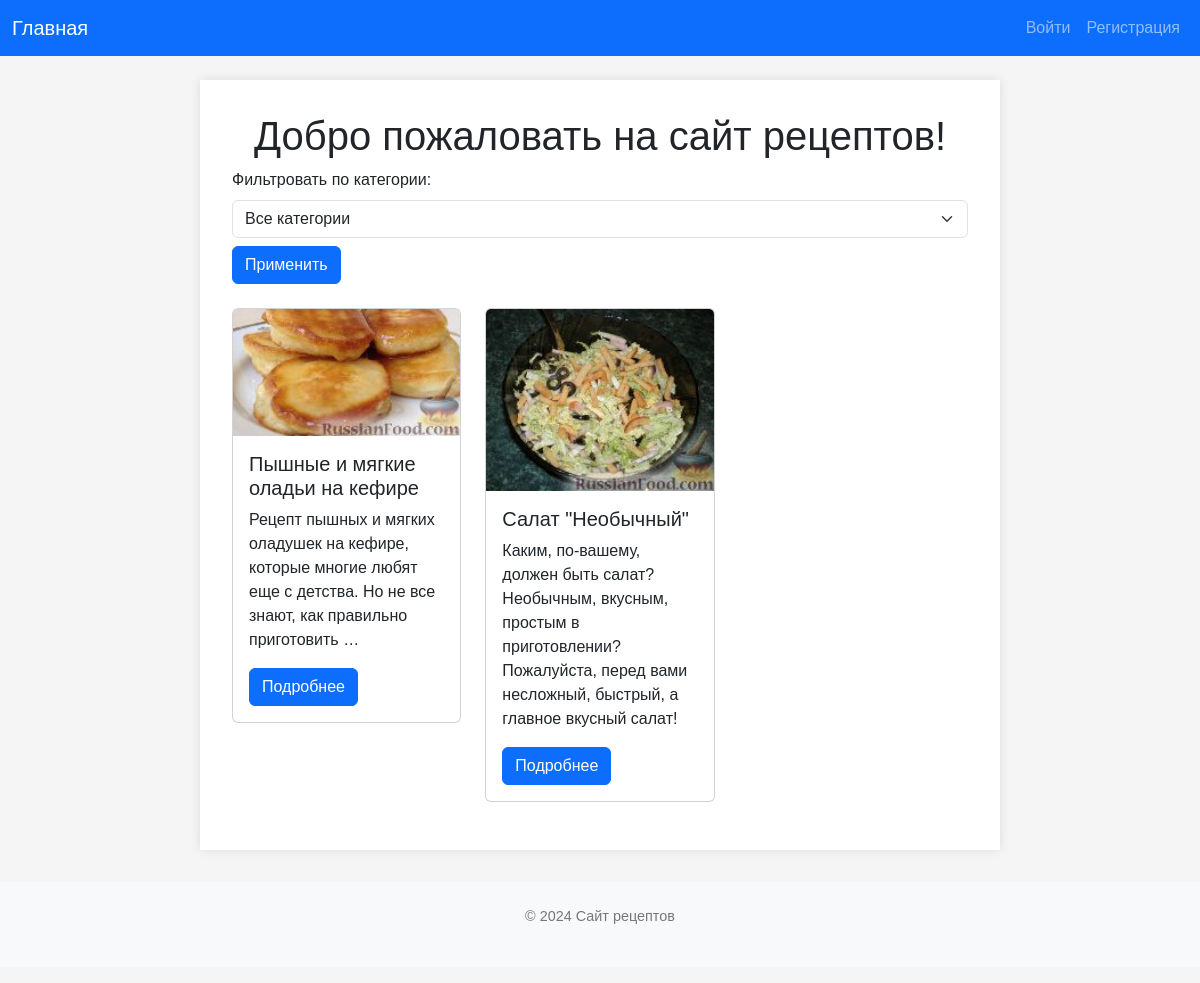
The page / on the database its author committed.
### recipes/models.py (models this page shows, shortened)
class Recipe(models.Model):
    title = models.CharField(max_length=200, verbose_name='Название рецепта')
    description = models.TextField(verbose_name='Описание')
    steps = models.TextField(verbose_name='Шаги приготовления')
    cooking_time = models.PositiveIntegerField(verbose_name='Время приготовления (в минутах)')
    image = models.ImageField(upload_to='recipe_images/', blank=True, null=True, verbose_name='Изображение рецепта')
    author = models.ForeignKey(User, on_delete=models.CASCADE, related_name='recipes', verbose_name='Автор')
    categories = models.ManyToManyField(Category, through='RecipeCategory', verbose_name='Категории')
    ingredients = models.ManyToManyField(Ingredient, blank=True, verbose_name='Ингредиенты')
    created_at = models.DateTimeField(auto_now_add=True, verbose_name='Дата создания')

### recipes/views.py (the view)
# urls.py: path('', index_view, name='index'),
def index_view(request):
    category_id = request.GET.get('category')
    if category_id:
        recipes = Recipe.objects.filter(categories__id=category_id)
    else:
        recipes = Recipe.objects.all()
    categories = Category.objects.all()
    context = {
        'recipes': recipes,
        'categories': categories,
        'selected_category': int(category_id) if category_id else None,
    }
    return render(request, 'index.html', context)

### templates/index.html (shortened to what this page needs)
{% extends 'base.html' %}
{% block content %}
<h1 class="text-center">Добро пожаловать на сайт рецептов!</h1>
<form method="get" class="mb-4">
    <label for="category" class="form-label">Фильтровать по категории:</label>
    <select name="category" id="category" class="form-select">
        <option value="">Все категории</option>
    </select>
    <button type="submit" class="btn btn-primary mt-2">Применить</button>
</form>
<div class="row">
    {% for recipe in recipes %}
    <div class="col-md-4">
        <div class="card mb-3">
            {% if recipe.image %}
            <img src="{{ recipe.image.url }}" class="card-img-top" alt="{{ recipe.title }}">
            {% endif %}
            <div class="card-body">
                <h5 class="card-title">{{ recipe.title }}</h5>
                <p class="card-text">{{ recipe.description|truncatewords:20 }}</p>
                <a href="{% url 'recipe_detail' recipe.id %}" class="btn btn-primary">Подробнее</a>
            </div>
        </div>
    </div>
    {% endfor %}
</div>
{% endblock %}

### static/css/styles.css (style rules this page uses)
body { margin: 0; padding: 0; font-family: Arial, sans-serif; background: #f5f5f5; }
form button { background: #333; color: #fff; border: none; padding: 0.5rem 1rem; cursor: pointer; border-radius: 4px; }
h1, h2 { margin-top: 0; }

### rows shown on the page
Recipe: image (picture), title "Пышные и мягкие оладьи на кефире", description "Рецепт пышных и мягких оладушек на кефире, которые многие любят еще с детства. Но не все знают, как правильно приготовить …"
Recipe: image (picture), title "Салат \"Необычный\"", description "Каким, по-вашему, должен быть салат? Необычным, вкусным, простым в приготовлении? Пожалуйста, перед вами несложный, быстрый, а главное вкусный салат!"
